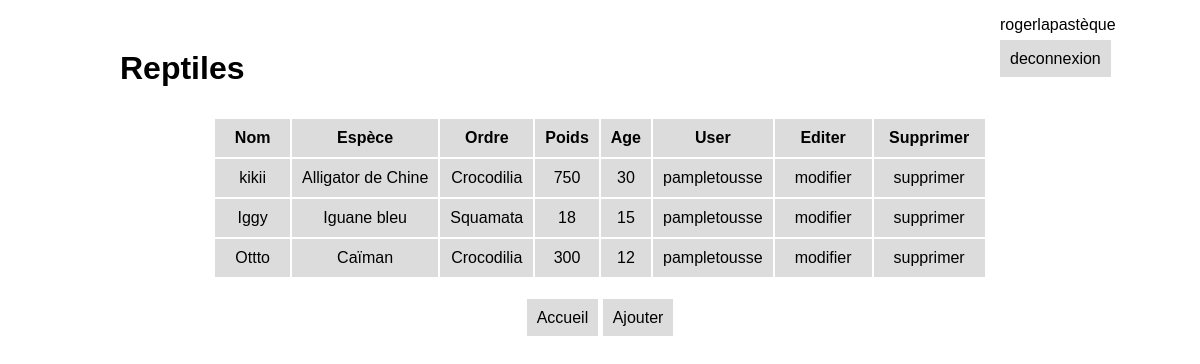
/liste/ (signed in), run on the app's committed database.
### reptiles_app/models.py (models this page shows)
class Reptile(models.Model):
    nom = models.CharField(max_length=100)
    nomEspece = models.CharField(max_length=200)
    ordre = models.CharField(max_length=200)
    age = models.PositiveIntegerField(default=0)
    poids = models.PositiveIntegerField()
    user = models.ForeignKey(User,on_delete=models.CASCADE)

### reptiles_app/views.py (the view)
# urls.py: path('liste/',views.liste,name='liste'),
def liste(request):
    template = loader.get_template("reptiles/liste.html")
    reptiles = Reptile.objects.all()
    context = getUserContext(request)
    context['reptiles'] = reptiles
    return HttpResponse(template.render(context,request))

### reptiles_app/views.py (called while the page is built)
def getUserContext(request):
    context={}
    if request.user.is_authenticated == False:
        nom = ""
        codeco = "connexion"
    else:
        nom = request.user.username
        codeco = "deconnexion"
    context["userContext"]=nom
    context["codeco"]=codeco
    return context

### reptiles_app/templates/reptiles/liste.html
{% extends "reptiles/layout.html" %}
{% block content %}
<h1>Reptiles</h1>
<table class="listeReptiles">
    <thead>
        <tr>
            <td>Nom</td>
            <td>Espèce</td>
            <td>Ordre</td>
            <td>Poids</td>
            <td>Age</td>
            <td>User</td>
            <td>Editer</td>
            <td>Supprimer</td>
        </tr>
    </thead>
    <tbody>
        {% for reptile in reptiles %}
        <tr>
            <td><a href="{% url 'detail' reptile.pk %}">{{reptile.nom}}</a></td>
            <td>{{reptile.nomEspece}}</td>
            <td>{{reptile.ordre}}</td>
            <td>{{reptile.poids}}</td>
            <td>{{reptile.age}}</td>
            <td>{{reptile.user}}</td>
            <td><a href="{% url 'update' reptile.pk %}">modifier</a></td>
            <td><a href="{% url 'delete' reptile.pk %}">supprimer</a></td>
        </tr>
        {% endfor %}
    </tbody>
</table>
<div class="btnBottom">
    <a href="{% url 'home' %}">Accueil</a>
    <a href="{% url 'create' %}">Ajouter</a>
</div>
{% endblock %}

### reptiles_app/templates/reptiles/layout.html (shortened to what this page needs)
<!DOCTYPE html>
<html lang="fr">
<head>
    <link rel="stylesheet" href="../../static/css/style.css" type="text/css" />
</head>
<body>
    <header class="headerUser">
        <p>{{userContext}}</p>
        <a href="{% url codeco %}">{{codeco}}</a>
    </header>
    <div class="content">
        {% block content %}
        {% endblock %}
    </div>
</body>
</html>

### reptiles_app/static/css/style.css (style rules this page uses)
body { margin: 0; padding: 0; box-sizing: border-box; font-family: Arial, Helvetica, sans-serif; }
.headerUser { display: block; width: 100px; position: absolute; top: 0; right: 100px; }
.content { width: 80%; margin: 50px auto; }
a { text-decoration: none; color: #000; background-color: rgb(220, 220, 220); padding: 10px; }
.btnBottom { display: block; text-align: center; margin: 0 auto; }
.listeReptiles { text-align: center; margin: 30px auto; }
.listeReptiles thead td { font-weight: bold; }
.listeReptiles td { background-color: rgb(220, 220, 220); padding: 10px; }

### data on the page
Reptile: nom "kikii", nomEspece "Alligator de Chine", ordre "Crocodilia", poids "750", age "30", user "pampletousse"
Reptile: nom "Iggy", nomEspece "Iguane bleu", ordre "Squamata", poids "18", age "15", user "pampletousse"
Reptile: nom "Ottto", nomEspece "Caïman", ordre "Crocodilia", poids "300", age "12", user "pampletousse"

### other printed values
{{ userContext }} "rogerlapastèque"
{{ codeco }} "deconnexion"
